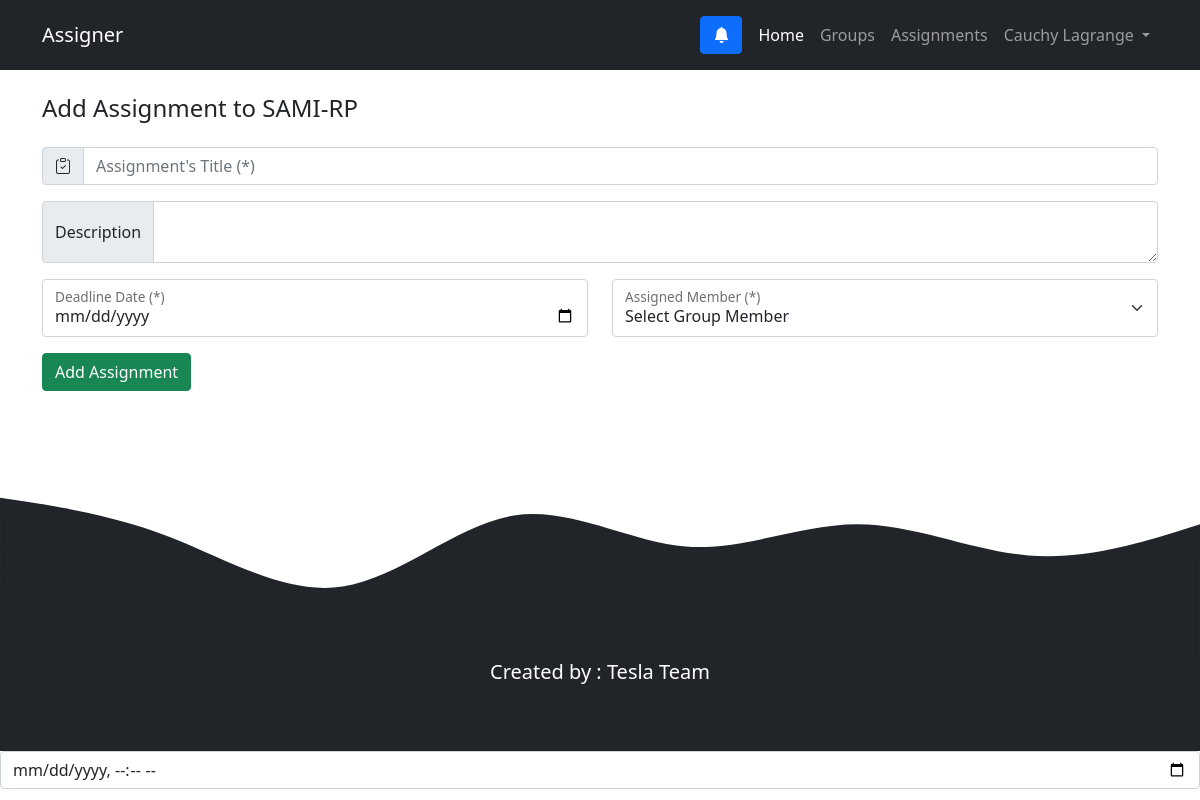
Screenshot of /assignment/addassignment_single.php?groupid=38 (signed in) with the database file from the repository.
### tables this page shows
CREATE TABLE `accounts` (
  `accountID` int(12) NOT NULL,
  `username` varchar(255) NOT NULL,
  `password` varchar(255) NOT NULL,
  `firstname` varchar(255) DEFAULT NULL,
  `lastname` varchar(255) DEFAULT NULL
);

CREATE TABLE `groups` (
  `groupID` int(12) NOT NULL,
  `groupOwner` int(12) NOT NULL,
  `groupName` varchar(255) NOT NULL,
  `groupDetail` varchar(255) NOT NULL
);

### functions.php (called while the page is built, shortened)
<?php
$connectionID = mysqli_connect("localhost","root","","seproject");
function GetUserData($username){
    global $connectionID;
    $result = mysqli_query($connectionID, "SELECT * FROM accounts WHERE username = '$username'");
    $userdata = mysqli_fetch_assoc($result);
    return $userdata;
}
function GetUserFullName($userid) {
    global $connectionID;
    $result = mysqli_query($connectionID, "SELECT * FROM accounts WHERE accountID = $userid");
    $row = mysqli_fetch_assoc($result);
    return (mysqli_num_rows($result) > 0) ? $row["firstname"] . " " . $row["lastname"] : NULL;
}
function GetGroupNameByID($gid) {
    global $connectionID;
    $result = mysqli_query($connectionID, "SELECT * FROM groups WHERE groupID = $gid");
    $row = mysqli_fetch_assoc($result);
    return (mysqli_num_rows($result) > 0) ? $row["groupName"] : NULL;
}

### assignment/addassignment_single.php (the view, shortened to what this page needs)
<?php
    require_once "../functions.php";
    $username = $_SESSION["username"];
    $userdata = GetUserData($username);
    $groupid = $_GET["groupid"];
    $accountID = $userdata["accountID"];
?>
<!doctype html>
<html lang="en">
<head>
    <link href="https://cdn.jsdelivr.net/npm/bootstrap@5.0.2/dist/css/bootstrap.min.css" rel="stylesheet"
>
    <link rel="stylesheet" href="https://cdn.jsdelivr.net/npm/bootstrap-icons@1.8.1/font/bootstrap-icons.css">
</head>
<body>
    <nav class="navbar sticky-top navbar-expand-lg navbar-dark bg-dark">
        <div class="container">
            <span class="navbar-brand mb-0 h1">Assigner</span>
            <div class="collapse navbar-collapse" id="navbarNav">
                <ul class="navbar-nav ms-auto d-flex align-items-center">
                    <a class="nav-link" href="../notifications/notifications_header.php">
                        <button type="button" class="btn btn-primary position-relative">
                            <i class="bi bi-bell-fill"></i>
                        </button>
                    </a>
                    <li class="nav-item">
                        <a class="nav-link active" aria-current="page" href="../index.php">Home</a>
                    </li>
                    <li class="nav-item">
                        <a class="nav-link" href="../group/mygroup.php">Groups</a>
                    </li>
                    <li class="nav-item">
                        <a class="nav-link" href="#"> Assignments</a>
                    </li>
                    <li class="nav-item dropdown">
                        <a class="nav-link dropdown-toggle" href="#" id="navbarDarkDropdownMenuLink" role="button"
                            data-bs-toggle="dropdown" aria-expanded="false">
                            <?= GetUserFullName($accountID) ?>
                        </a>
                    </li>
                </ul>
            </div>
        </div>
    </nav>
    <div class="container">
        <div class="row">
            <h4 class="mt-4 mb-4">Add Assignment to <?= GetGroupNameByID($groupid) ?></h4>
        </div>
        <form action="" method="post">
            <div class="row">
                <div class="input-group mb-3">
                    <span class="input-group-text" id="basic-addon1"><i class="bi bi-clipboard-check"></i></span>
                    <input type="text" class="form-control" placeholder="Assignment's Title (*)" name="asg-title">
                </div>
                <div class="input-group mb-3">
                    <span class="input-group-text">Description</span>
                    <textarea class="form-control" aria-label="With textarea" name="asg-details"></textarea>
                </div>
            </div>
            <div class="row mb-3">
                <div class="col-md">
                    <div class="form-floating">
                        <input type="date" class="form-control" id="floatingInputGrid" placeholder=""
                            value="mdo@example.com" name="asg-deadline">
                        <label for="floatingInputGrid">Deadline Date (*)</label>
                    </div>
                </div>
                <div class="col-md">
                    <div class="form-floating">
                        <select class="form-select" id="floatingSelectGrid" aria-label="Floating label select example"
                            name="asg-assignedto">
                            <option selected>Select Group Member </option>
                        </select>
                        <label for="floatingSelectGrid">Assigned Member (*)</label>
                    </div>
                </div>
            </div>
            <button type=" submit" class="btn btn-success" name="add-asg-button">Add Assignment</button>
        </form>
    </div>
    <footer class="bg-dark text-white  pb-5">
        <p class="font-weight-bold text-center fs-5">Created by : Tesla Team</p>
    </footer>
</body>
<input type="datetime-local" class="form-control" placeholder="Server" aria-label="Server">
</html>

### rows the page displays
accounts: GetUserFullName($accountID) "Cauchy Lagrange"
groups: groupName "SAMI-RP"
